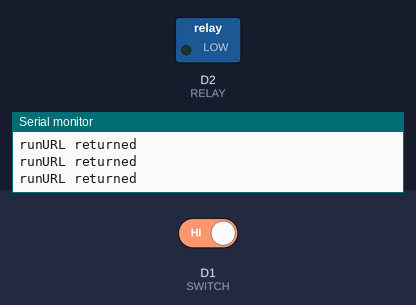
Recording of a sketch running on a simulated ESP8266 (NodeMCU). Shown: switched loads named in the sketch (green lamp = pin HIGH), the last lines printed to the serial monitor. The test bench sets the inputs (shaded band); at power-on: D1 (SWITCH) HIGH. WiFi joins after 1.5 s; servers stay silent unless stated; uploads are accepted with an empty reply.

Above: at 15.7 s.
15.8 s: D1 (SWITCH) driven LOW
At 25.7 s:
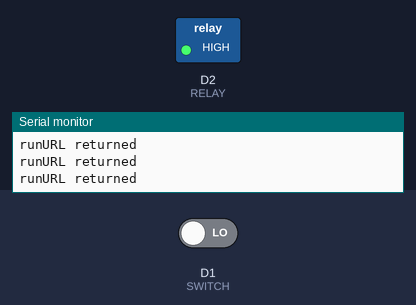
Timing chart, 0 to 26.3 s (numbered marks = the images above; inputs shaded):
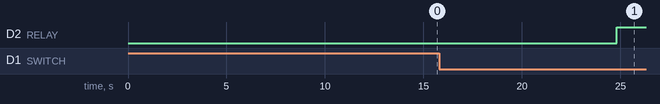

The sketch:

Button1.ino
```cpp
#include "Wifi.h"

const String id = "01_001_01";

const int SWITCH = D1;
const int RELAY = D2;

bool lastVariable = false;

void setup() {

  Serial.begin(115200);
  Serial.println("Begin!");

  Wifi().begin();

  pinMode(SWITCH, INPUT);
  pinMode(RELAY, OUTPUT);

  lastVariable = digitalRead(SWITCH);

}

void loop() {
  // put your main code here, to run repeatedly:

    if(!lastVariable && !digitalRead(SWITCH)){
      Serial.println("LOW");

      lastVariable = true;

      Wifi().setUrl(id, "1");

      digitalWrite(RELAY, HIGH);
      Wifi().resetLastUpdate();


    }
    else if(lastVariable && digitalRead(SWITCH)){
      Serial.println("HIGH");

      lastVariable = false;

      Wifi().setUrl(id, "0");

      digitalWrite(RELAY, LOW);
      Wifi().resetLastUpdate();

    }
    else if(Wifi().checkLastUpdate()){
      Wifi().resetLastUpdate();

        String value = Wifi().runURL("http://" + Wifi().getIp() + "/variable/id=" + id + "&o=read");

        if(value == "1"){
          digitalWrite(RELAY, HIGH);
        }
        else if(value == "0"){
          digitalWrite(RELAY, LOW);
        }

    }

    Wifi().iteration();

    delay(100);

}
```

Wifi.h
```cpp
#ifndef Wifi_h
#define Wifi_h

#include <TimeLib.h>
#include <Time.h>

#include <ESP8266WiFi.h>
#include <ESP8266WiFiMulti.h>

#include <ESP8266HTTPClient.h>

ESP8266WiFiMulti WiFiMulti;
time_t lastTimeUpdate;
int lastUpdate;

class Wifi {
public:

  void begin();
  String runURL(String URL);
  void setUrl(String id, String value);
  void iteration();
  void resetLastUpdate();
  bool checkLastUpdate();
  String getIp();

private:

  void updateTime();

  const char* ssid = "The Network";
  const char* password = "3E11A!bb8+";
  const String ip = "192.168.1.2:5000";


};

#endif Wifi_h
```

Wifi.ino
```cpp
#include "Wifi.h"

void Wifi::begin(){

  setTime(0, 0, 0, 1, 1, 2018);

  Serial.print("Loading wifi interface");
  for(uint8_t t = 4; t > 0; t--) {
       Serial.print(".");
       delay(1000);
  }
  Serial.println("");

  while(true){

    WiFi.mode(WIFI_STA);
    WiFiMulti.addAP(ssid, password);

    Serial.print("Checking connection");
    for(uint8_t t = 4; t > 0; t--) {
         Serial.print(".");
         delay(1000);
    }
    Serial.println("");

    if(WiFiMulti.run() == WL_CONNECTED){
      Serial.println("Sucess!");
      break;
    }
    else{
      Serial.println("Could not connect to wifi");
    }
  }

  updateTime();
  lastTimeUpdate = now();
  lastUpdate = second();

}

String Wifi::runURL(String URL){

  if(WiFiMulti.run() == WL_CONNECTED) {

    HTTPClient http;
    http.begin(URL);

    if(http.GET() > 0){
      return http.getString();
    }
    else{
      Serial.println("Failed to connect.");
      return "";
    }
  }
  else{
    Serial.println("Could not run WiFi module.");
    return "";
  }

}

void Wifi::setUrl(String id, String value){

  uint64_t lastTime = millis();
  String output = "";

  do{
    delay(100);
    output = runURL("http://" + ip + "/variable/id=" + id + "&o=write&v=" + value);
    Serial.println("runURL returned " + output);
    }while(output == "" && millis() - lastTime < 5000);

}

void Wifi::iteration(){

  if(minute() - minute(lastTimeUpdate) >= 5 ||
      (minute() - minute(lastTimeUpdate) + 60 >= 5 &&
       minute() - minute(lastTimeUpdate) + 60 < 10)){

      lastTimeUpdate = now();
      updateTime();
    }

}

void Wifi::resetLastUpdate(){

  lastUpdate = second();

}

bool Wifi::checkLastUpdate(){

  return lastUpdate != second();

}

String Wifi::getIp(){
  return ip;
}

void Wifi::updateTime(){

  String currentTime = "";
  uint64_t lastTime = millis();

  do{
    currentTime = runURL("http://" + ip + "/getTime");
  }while(currentTime == "" && millis() - lastTime < 5000);

  if(currentTime == ""){
    return;
  }

  setTime(0, 0, 0, 1, 1, 1970);
  adjustTime(currentTime.toInt());


  Serial.print("Set time to Hour: ");
  Serial.print(hour());

  Serial.print(" Minute: ");
  Serial.print(minute());

  Serial.print(" Second: ");
  Serial.println(second());

}
```

Measured:
- after the input at 15.8 s, D2 (RELAY): LOW → HIGH after 9.0 s
